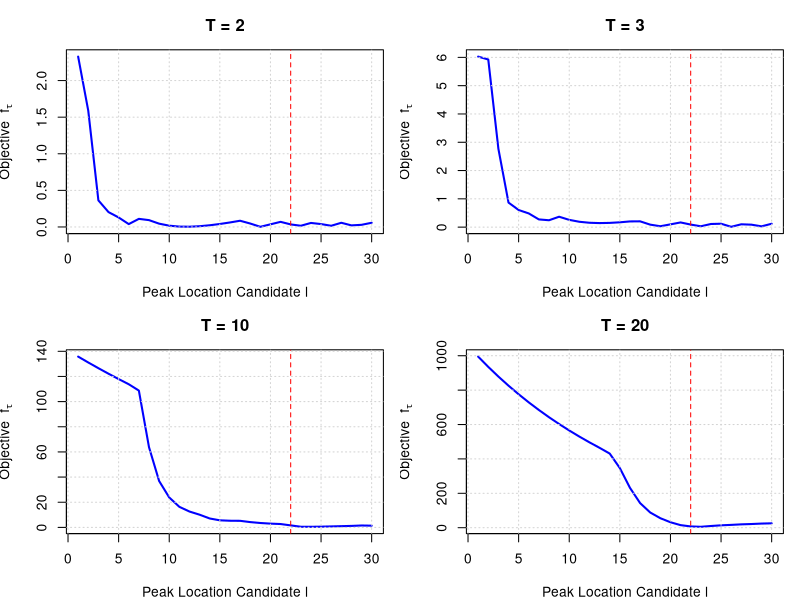
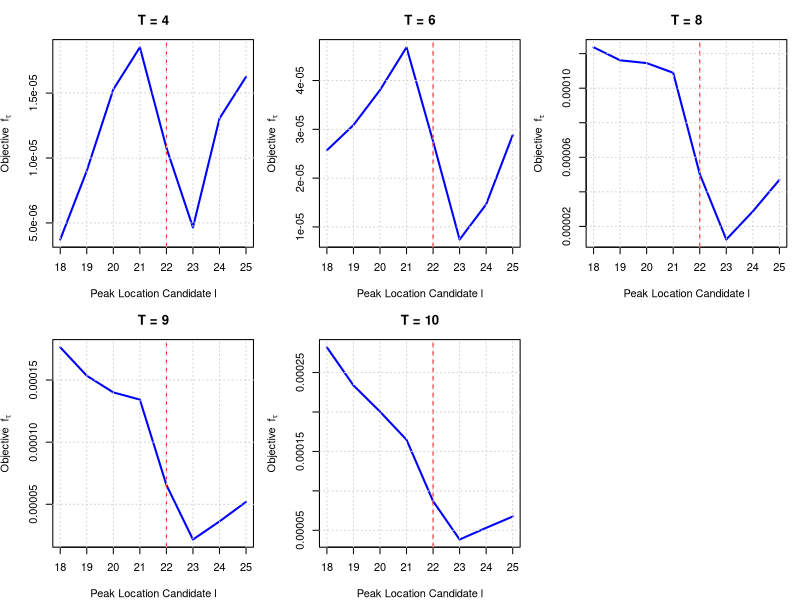
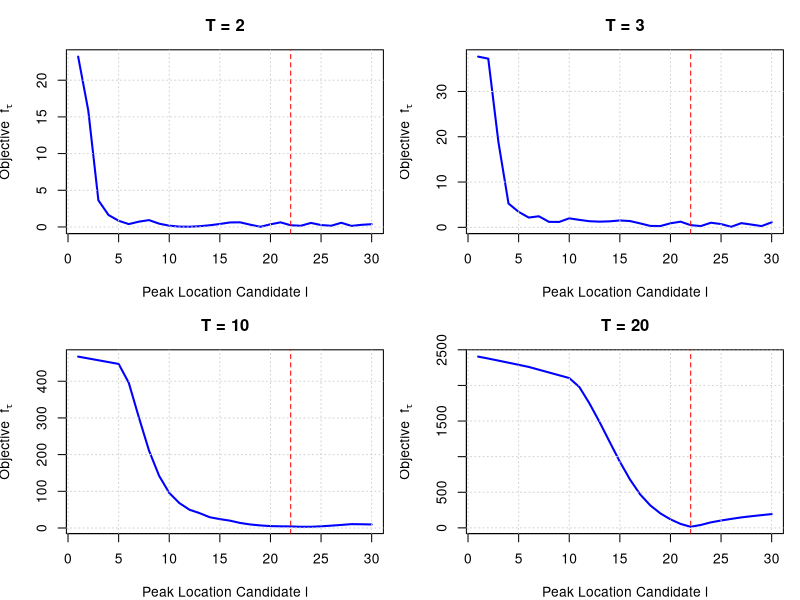

Source code (R) for these figures, in order:
# Quantile-Based Peak Estimation for Gaussian Trend with Additive Laplace Noise
#
# This script implements quantile regression for estimating the amplitude, location,
# and width of a Gaussian peak in the presence of Laplace noise, as described in the
# provided LaTeX manuscript. The approach generalizes LAD (Least Absolute Deviations)
# to any quantile level tau in (0,1), using the check loss and weighted quantile estimator.
#
# Author: [Said Maanan]
# Date: [12-06-2025]
#
# ------------------------------------------------------------------------------

# ---- Laplace Noise Generator ----
# Returns n samples from Laplace(location, scale)
rlaplace <- function(n, location = 0, scale = 1) {
  u <- runif(n, -0.5, 0.5)
  location - scale * sign(u) * log(1 - 2 * abs(u))
}

# ---- Quantile Loss (Check Function) ----
# Implements rho_tau(u) = u * (tau - 1_{u<0})
quantile_loss <- function(u, tau) {
  u * (tau - (u < 0))
}

# ---- Weighted Quantile Function ----
# Given values x, positive weights w, and quantile level tau in (0,1),
# returns the weighted tau-quantile as described in the manuscript/proposition.
weighted_quantile <- function(x, w, tau) {
  # Ensure no negative weights
  stopifnot(all(w >= 0), length(x) == length(w), tau > 0, tau < 1)
  # Sort x and reorder corresponding weights
  ord <- order(x)
  x_sorted <- x[ord]
  w_sorted <- w[ord]
  cum_w <- cumsum(w_sorted)
  total_w <- sum(w_sorted)
  threshold <- tau * total_w
  
  # Find largest k such that cum_w[k] <= threshold
  k <- max(which(cum_w <= threshold), 0)
  # If threshold is never exceeded, return min(x)
  if (k == 0) return(x_sorted[1])
  # If cum_w[k] < threshold, quantile is at x[k+1], handle edge case
  if (cum_w[k] < threshold && k < length(x_sorted)) {
    return(x_sorted[k + 1])
  } else {
    return(x_sorted[k])
  }
}

# ---- Compute a(T, l, s) for Given I(t), l, s, tau ----
# Returns the weighted tau-quantile of transformed data
compute_a <- function(I, l, s, tau) {
  t <- seq_along(I)
  w <- exp(-((t - l)^2) / s^2)
  x <- I * exp(((t - l)^2) / s^2)
  weighted_quantile(x, w, tau)
}

# ---- Objective Function f_tau(T, a, l, s) ----
# Mean quantile loss over the data
objective_function <- function(I, a, l, s, tau) {
  t <- seq_along(I)
  fitted <- a * exp(-((t - l)^2) / s^2)
  u <- I - fitted
  mean(quantile_loss(u, tau))
}

# ---- Search Best s for Given l ----
# Finds s in s_grid that minimizes the quantile objective for fixed l
search_best_s <- function(I, l, tau, s_grid) {
  losses <- sapply(s_grid, function(s) {
    a_hat <- compute_a(I, l, s, tau)
    objective_function(I, a_hat, l, s, tau)
  })
  s_grid[which.min(losses)]
}

# ---- Main Simulation Function ----
# Simulates the quantile objective curve l ↦ f_tau(T, a(T,l,s(T,l)), l, s(T,l))
# for a given T (number of observations), optionally with Laplace noise.
simulate_quantile_objective <- function(
    T,
    A = 1,
    L = 22,
    S = 10,
    h = 30,
    tau = 0.95,
    snr = Inf,     # Use Inf for noise-free; otherwise, SNR used for Laplace noise
    seed = NULL,
    l_range = NULL # Optional override for l grid (for Laplace case)
) {
  t <- 1:T
  signal <- A * exp(-((t - L)^2) / S^2)
  
  # Generate noise
  if (!is.null(seed)) set.seed(seed)
  if (is.finite(snr)) {
    b <- A / (sqrt(2) * snr)
    noise <- rlaplace(T, scale = b)
    I <- signal + noise
  } else {
    I <- signal
  }
  
  # l_grid: which l to scan (default: full for noise-free, local for noisy)
  if (is.null(l_range)) {
    l_grid <- if (is.finite(snr)) seq(L-4, L+3) else seq(1, h)
  } else {
    l_grid <- l_range
  }
  # s_grid: reasonable range for width parameter search
  s_grid <- seq(3, 20, length.out = 50)
  
  # For each l, search best s and compute minimized objective
  losses <- sapply(l_grid, function(l) {
    s_hat <- search_best_s(I, l, tau, s_grid)
    a_hat <- compute_a(I, l, s_hat, tau)
    objective_function(I, a_hat, l, s_hat, tau)
  })
  
  data.frame(l = l_grid, loss = losses, T = T)
}

# ---- Example 1: Noise-Free Case ----
# Visualize the quantile objective curve for various T, no noise
# Use a moderate quantile (e.g., tau = 0.95)
tau_val <- 0.95
A_true <- 15000
L_true <- 22
S_true <- 10
horizon <- 30
Ts_free <- c(2, 3, 10, 20) # Number of observations to test

results_free <- do.call(rbind, lapply(Ts_free, function(T) {
  simulate_quantile_objective(
    T, A = A_true, L = L_true, S = S_true, h = horizon, tau = tau_val, snr = Inf
  )
}))

# ---- Example 2: Laplace Noise Case ----
# Simulate with Laplace noise, SNR = 1000, for various T
SNR_val <- 1000
seed_val <- 280
Ts_laplace <- c(4, 6, 8, 9, 10)

results_laplace <- do.call(rbind, lapply(Ts_laplace, function(T) {
  simulate_quantile_objective(
    T, A = 1, L = L_true, S = S_true, h = horizon, tau = tau_val,
    snr = SNR_val, seed = seed_val, l_range = seq(L_true-4, L_true+3)
  )
}))

# ---- Base R Plotting Function ----
# Plots the objective function versus l for various T using base R

# Noise-Free Case Plot — No Legend, No Main Title, Saved as PNG
plot_quantile_objectives_noisefree <- function(results, tau, filename = "plot_noisefree.png") {
  Ts <- unique(results$T)
  nT <- length(Ts)
  
  # Layout: auto rows and columns
  nrow <- ceiling(nT / 2)
  ncol <- if (nT == 1) 1 else 2
  
  png(filename, width = 900, height = 600, res = 120)
  old_par <- par(mfrow = c(nrow, ncol), mar = c(4, 4, 3, 1), oma = c(0, 0, 0, 0))
  on.exit({
    par(old_par)
    dev.off()
  })
  
  for (T_val in Ts) {
    subset_data <- subset(results, T == T_val)
    plot(subset_data$l, subset_data$loss, type = "l", lwd = 2, col = "blue",
         xlab = "Peak Location Candidate l",
         ylab = expression("Objective " ~ f[tau]),
         main = paste0("T = ", T_val))
    
    # idx_min <- which.min(subset_data$loss)
    # points(subset_data$l[idx_min], subset_data$loss[idx_min], col = "darkgreen", pch = 19)
    # 
    abline(v = 22, col = "red", lty = 2)
    grid()
  }
}


# Laplace Noise Case Plot — 2x3 Layout, No Legend, No Main Title, Saved as PNG
plot_quantile_objectives_laplace <- function(results, tau, filename = "plot_laplace.png") {
  Ts <- unique(results$T)
  
  png(filename, width = 900, height = 600, res = 120)
  old_par <- par(mfrow = c(2, 3), mar = c(4, 4, 3, 1), oma = c(0, 0, 0, 0))
  on.exit({
    par(old_par)
    dev.off()
  })
  
  for (T_val in Ts) {
    subset_data <- subset(results, T == T_val)
    plot(subset_data$l, subset_data$loss, type = "l", lwd = 2, col = "blue",
         xlab = "Peak Location Candidate l",
         ylab = expression("Objective " ~ f[tau]),
         main = paste0("T = ", T_val))
    
    # idx_min <- which.min(subset_data$loss)
    # points(subset_data$l[idx_min], subset_data$loss[idx_min], col = "darkgreen", pch = 19)
    # 
    abline(v = 22, col = "red", lty = 2)
    grid()
  }
}


plot_quantile_objectives_noisefree(results_free, tau = tau_val)
plot_quantile_objectives_laplace(results_laplace, tau = tau_val)



# Tau=0.5 Case


tau_val <- 0.5

# Run the noise-free simulation at tau = 0.5
results_free_median <- do.call(rbind, lapply(Ts_free, function(T) {
  simulate_quantile_objective(
    T, A = A_true, L = L_true, S = S_true, h = horizon, tau = tau_val, snr = Inf
  )
}))

# Plot
plot_quantile_objectives_noisefree(results_free_median, tau = tau_val, filename = "plot_noisefree_tau05.png")
